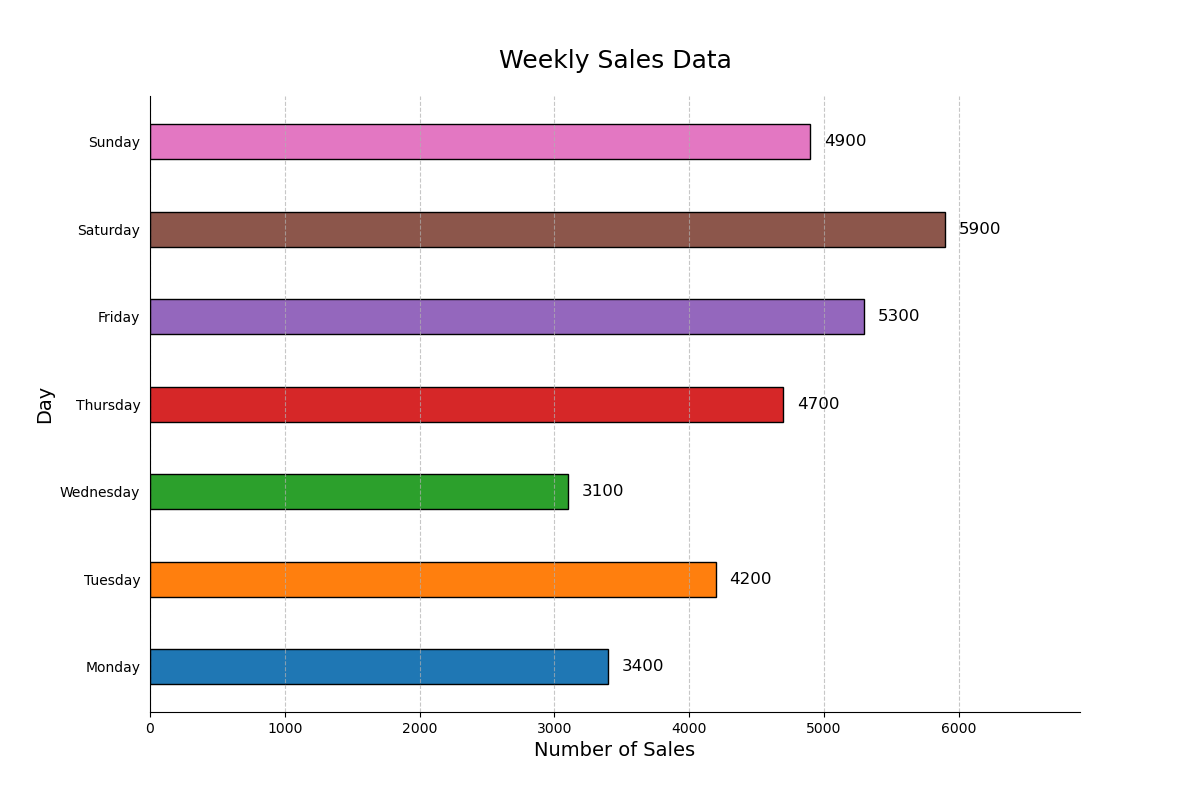

The Python source for this figure:

import matplotlib.pyplot as plt

# Data for plotting
days = ['Monday', 'Tuesday', 'Wednesday', 'Thursday', 'Friday', 'Saturday', 'Sunday']
sales = [3400, 4200, 3100, 4700, 5300, 5900, 4900]

# Define the colors for each bar
colors = ['#1f77b4', '#ff7f0e', '#2ca02c', '#d62728', '#9467bd', '#8c564b', '#e377c2']

fig, ax = plt.subplots(figsize=(12, 8))

# Create horizontal bars
ax.barh(days, sales, color=colors, edgecolor='black', height=0.4)

# Set chart title and labels
ax.set_title('Weekly Sales Data', fontsize=18, pad=20)
ax.set_xlabel('Number of Sales', fontsize=14)
ax.set_ylabel('Day', fontsize=14)

# Set the limits for the x-axis
ax.set_xlim(0, max(sales) + 1000)

# Show the actual data points on the bars
for i, v in enumerate(sales):
    ax.text(v + 100, i, str(v), color='black', va='center', fontsize=12)

# Removing the spines
ax.spines['right'].set_visible(False)
ax.spines['top'].set_visible(False)

# Turn off y ticks for cleaner look
ax.yaxis.set_ticks_position('none')

# Show grid
ax.grid(axis='x', linestyle='--', alpha=0.7)

# Show the plot
plt.show()
